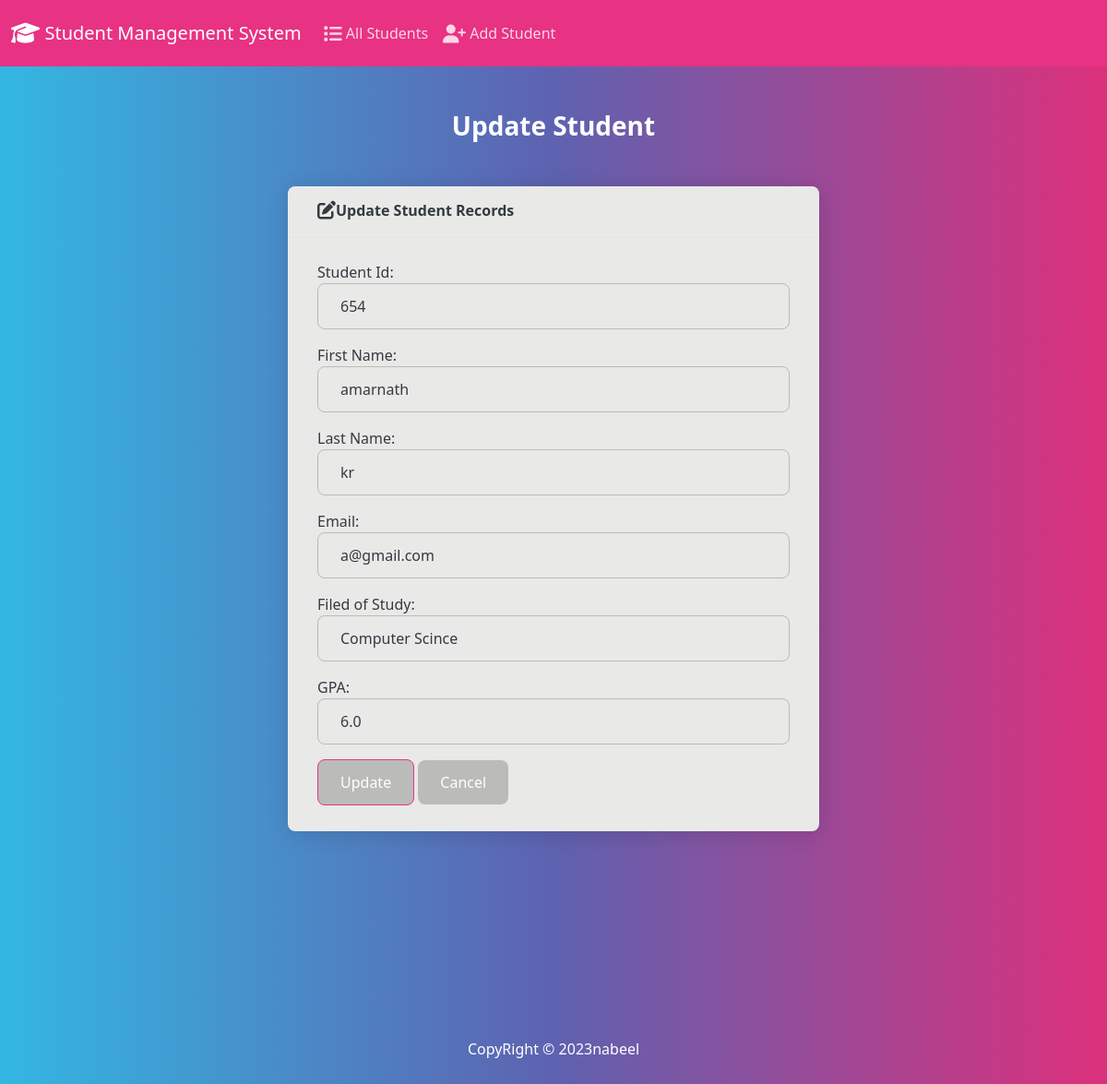
The app's page /edit/7 with its own data.
### app/models.py (models this page shows, shortened)
class Student(models.Model):
    student_id = models.PositiveIntegerField()
    first_name = models.CharField(max_length=50)
    last_name = models.CharField(max_length=50)
    email = models.EmailField(max_length=100)
    field_of_study = models.CharField(max_length=50)
    gpa = models.FloatField()

### app/views.py (the view)
# urls.py: path('edit/<int:id>', views.edit, name='edit'),
def edit(requset,id):
    if requset.method == 'POST':
        student= Student.objects.get(pk=id)
        form = StudentForm(requset.POST,instance=student)
        if form.is_valid():
            form.save()
            return render (requset,'students/edit.html', {
                'form' : form,
                'success' : True
            })
    else:
        student = Student.objects.get(pk=id)
        form = StudentForm(instance=student)
    return render (requset,'students/edit.html', {
                'form' : form
    })

### app/forms.py
class StudentForm(forms.ModelForm):
    class Meta:
        model = Student
        fields = ['student_id','first_name','last_name','email','field_of_study','gpa']
        labels = {
            'student_id' : 'Student Id',
            'first_name' : 'First Name',
            'last_name' : 'Last Name',
            'email' : 'Email',
            'field_of_study' : 'Filed of Study',
            'gpa' : 'GPA',
        }
        widgets = {
            'student_id' : forms.NumberInput(attrs={'class':'form-control'}),
            'first_name' : forms.TextInput(attrs={'class':'form-control'}),
            'last_name' : forms.TextInput(attrs={'class':'form-control'}),
            'email' : forms.EmailInput(attrs={'class':'form-control'}),
            'field_of_study' : forms.TextInput(attrs={'class':'form-control'}),
            'gpa' : forms.NumberInput(attrs={'class':'form-control'}),
        }

### app/templates/students/edit.html (shortened to what this page needs)
{% extends "students/base.html"%}
{% block body %}
    <h3 class="text-center m-4">Update Student</h3>
    {% if success %}
        <div class="alert alert-success" role="alert">
            The  student updated successfully.
            <a href="{% url 'index' %}" class="alert-link">Go to Home Page.</a>
        </div>
    {% else %}
        <div class="row justify-content-center">
            <div class="col-6">
                <div class="card bg-light mb-3">
                    <div class="card-header">
                        <i class="fa-solid fa-pen-to-square fa-lg"></i>Update Student Records</div>
                    <div class="card-body">
                      <form action="" method="POST">
                        {{ form.as_p }}
                        <button type="submit" class="btn btn-primary">Update</button>
                        <a href="{% url 'index' %}" class="btn btn-secondary">Cancel</a>
                      </form>
                    </div>
                  </div>
            </div>
        </div>
        {% endif %}
{% endblock %}

### records on screen
Student: student_id "654", first_name "amarnath", last_name "kr", email "a@gmail.com", field_of_study "Computer Scince", gpa "6.0"
